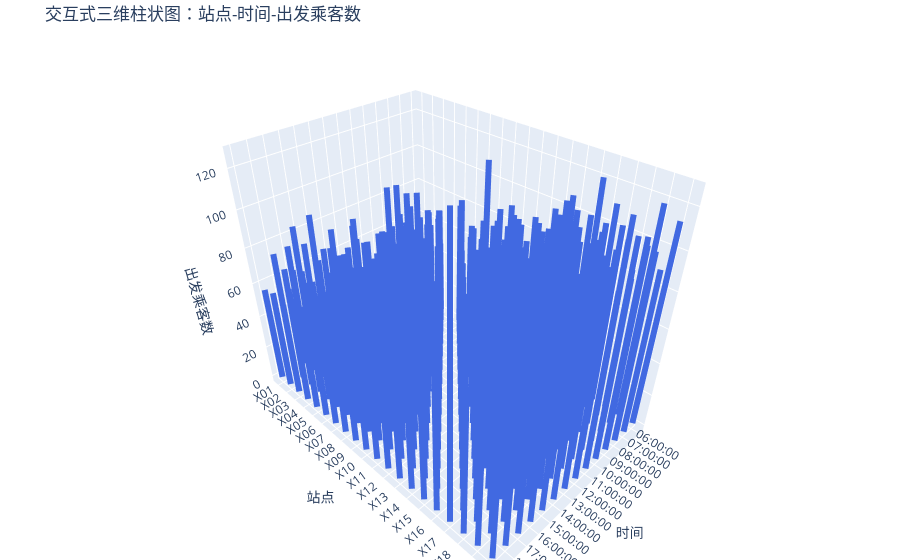

Here is the notebook cell this chart was saved with:
### Code cell
import pandas as pd
import numpy as np
import plotly.graph_objs as go
import plotly.io as pio

# 假设你已经有 od_df、stations、times 和 Z

x_vals = np.tile(times, len(stations))
y_vals = np.repeat(stations, len(times))
z_vals = np.zeros_like(x_vals, dtype=float)
dz_vals = Z.flatten()

# 每个柱状图是由线段表示（起点 z=0，终点 z=dz）
bars = []
for x, y, z, dz in zip(x_vals, y_vals, z_vals, dz_vals):
    bars.append(go.Scatter3d(
        x=[x, x],
        y=[y, y],
        z=[z, dz],
        mode='lines',
        line=dict(color='royalblue', width=12),
        showlegend=False
    ))

layout = go.Layout(
    title='交互式三维柱状图：站点-时间-出发乘客数',
    scene=dict(
        xaxis=dict(title='时间', tickvals=list(times), ticktext=list(times)),
        yaxis=dict(title='站点', tickvals=list(stations), ticktext=list(stations)),
        zaxis=dict(title='出发乘客数')
    ),
    margin=dict(l=0, r=0, b=0, t=40)
)

fig = go.Figure(data=bars, layout=layout)
pio.show(fig)
